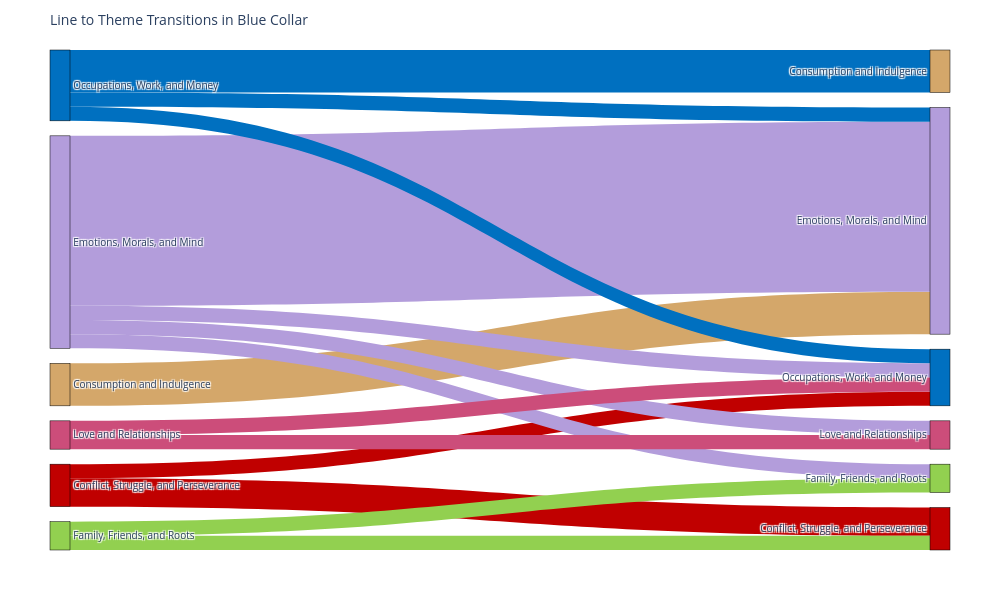

The notebook cell saved with this chart:
### Markdown cell above
![Alt text](Images/Sankey%20Charts/I%20Am%20Not%20Okay.png)

### Code cell
generate_sankey('Blue Collar')

### Figure 1 — Plotly figure (JSON) as saved in the notebook; plotly's stock layout.template omitted (floating-point values rounded to 4 significant figures)
{"data": [{"arrangement": "freeform", "link": {"color": ["#C00000", "#C00000", "#D4A76A", "#B39DDB", "#B39DDB", "#B39DDB", "#B39DDB", "#92D050", "#92D050", "#CC4D7A", "#CC4D7A", "#0070C0", "#0070C0", "#0070C0"], "source": [0, 0, 1, 2, 2, 2, 2, 3, 3, 4, 4, 5, 5, 5], "target": [6, 11, 8, 8, 9, 10, 11, 6, 9, 10, 11, 7, 8, 11], "value": [2, 1, 3, 12, 1, 1, 1, 1, 1, 1, 1, 3, 1, 1]}, "node": {"color": ["#C00000", "#D4A76A", "#B39DDB", "#92D050", "#CC4D7A", "#0070C0", "#C00000", "#D4A76A", "#B39DDB", "#92D050", "#CC4D7A", "#0070C0"], "label": ["Conflict, Struggle, and Perseverance", "Consumption and Indulgence", "Emotions, Morals, and Mind", "Family, Friends, and Roots", "Love and Relationships", "Occupations, Work, and Money", "Conflict, Struggle, and Perseverance", "Consumption and Indulgence", "Emotions, Morals, and Mind", "Family, Friends, and Roots", "Love and Relationships", "Occupations, Work, and Money"], "line": {"color": "black", "width": 0.5}, "pad": 15, "thickness": 20, "x": [0.05, 0.05, 0.05, 0.05, 0.05, 0.05, 0.95, 0.95, 0.95, 0.95, 0.95, 0.95]}, "type": "sankey"}], "layout": {"font": {"size": 10}, "height": 600, "margin": {"b": 50, "l": 50, "r": 50, "t": 50}, "title": {"text": "Line to Theme Transitions in Blue Collar"}, "width": 1000}}
